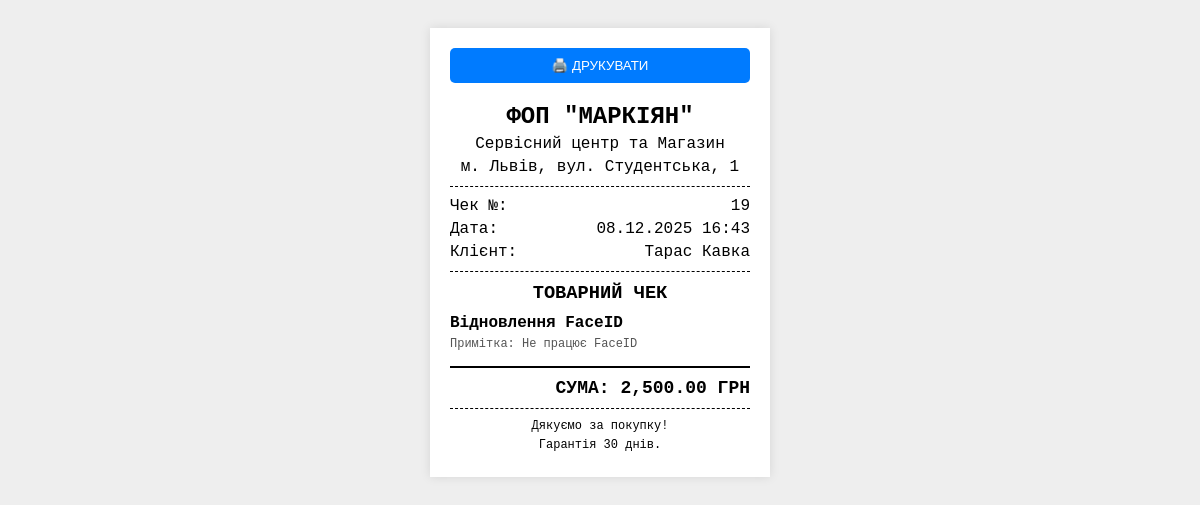
The page /invoice.php?id=19 on the database its author committed.
### tables this page shows
CREATE TABLE `orders` (
  `id` int(11) NOT NULL,
  `client_id` int(11) DEFAULT NULL,
  `contact_name` varchar(255) DEFAULT NULL,
  `contact_phone` varchar(50) DEFAULT NULL,
  `contact_email` varchar(255) DEFAULT NULL,
  `employee_id` int(11) DEFAULT NULL,
  `item_id` int(11) DEFAULT NULL,
  `device_model` varchar(100) DEFAULT NULL COMMENT 'Наприклад: iPhone 11, Samsung S21',
  `problem_description` text DEFAULT NULL COMMENT 'Опис проблеми зі слів клієнта',
  `status` enum('new','in_progress','done','issued','cancelled') DEFAULT 'new' COMMENT 'Статус замовлення',
  `created_at` datetime DEFAULT current_timestamp() COMMENT 'Дата прийому',
  `completed_at` datetime DEFAULT NULL COMMENT 'Дата виконання',
  `final_price` decimal(10,2) NOT NULL COMMENT 'Фактична ціна угоди',
  `image` varchar(255) DEFAULT NULL
);

CREATE TABLE `clients` (
  `id` int(11) NOT NULL,
  `full_name` varchar(100) NOT NULL COMMENT 'ПІБ клієнта',
  `phone` varchar(20) NOT NULL COMMENT 'Контактний телефон',
  `email` varchar(100) DEFAULT NULL,
  `address` varchar(255) DEFAULT NULL COMMENT 'Адреса проживання',
  `registration_date` datetime DEFAULT current_timestamp()
);

CREATE TABLE `products_services` (
  `id` int(11) NOT NULL,
  `name` varchar(150) NOT NULL COMMENT 'Назва послуги або запчастини',
  `type` enum('service','product') NOT NULL DEFAULT 'service' COMMENT 'Тип: послуга чи товар',
  `price` decimal(10,2) NOT NULL COMMENT 'Ціна за прайсом',
  `warranty_days` int(11) DEFAULT 0 COMMENT 'Гарантія у днях (0 якщо немає)',
  `description` text DEFAULT NULL COMMENT 'Опис характеристик',
  `is_sold` int(11) DEFAULT 0,
  `image` varchar(255) DEFAULT NULL
);

### invoice.php (the view, shortened to what this page needs)
<?php
require 'db.php';
$id = $_GET['id'];
$sql = "SELECT o.*,
               c.full_name AS client_name,
               c.phone AS client_phone,
               e.full_name AS emp_name,
               ps.name AS service_name
        FROM orders o
        LEFT JOIN clients c ON o.client_id = c.id
        LEFT JOIN employees e ON o.employee_id = e.id
        LEFT JOIN products_services ps ON o.item_id = ps.id
        WHERE o.id = ?";
$stmt = $pdo->prepare($sql);
$stmt->execute([$id]);
$order = $stmt->fetch();
if (!empty($order['service_name'])) {
    $item_name = $order['service_name'];
} else {
    $item_name = $order['device_model'];
}
?>
<!DOCTYPE html>
<html lang="uk">
<head>
</head>
<body>
    <div class="invoice-box">
        <button onclick="window.print()" class="btn-print no-print">🖨️ ДРУКУВАТИ</button>
        <h2>ФОП "МАРКІЯН"</h2>
        <p>Сервісний центр та Магазин</p>
        <p>м. Львів, вул. Студентська, 1</p>
        <div class="line"></div>
        <div class="left-right">
            <span>Чек №:</span>
            <span><?= $order['id'] ?></span>
        </div>
        <div class="left-right">
            <span>Дата:</span>
            <span><?= date('d.m.Y H:i', strtotime($order['created_at'])) ?></span>
        </div>
        <div class="left-right">
            <span>Клієнт:</span>
            <span><?= htmlspecialchars($order['client_name']) ?></span>
        </div>
        <div class="line"></div>
        <h3>ТОВАРНИЙ ЧЕК</h3>
        <p style="text-align: left; font-weight: bold; margin-top: 10px;">
            <?= htmlspecialchars($item_name) ?>
        </p>
        <?php if($order['problem_description']): ?>
            <p style="text-align: left; font-size: 12px; color: #555;">
                Примітка: <?= htmlspecialchars($order['problem_description']) ?>
            </p>
        <?php endif; ?>
        <div class="total">
            СУМА: <?= number_format($order['final_price'], 2) ?> ГРН
        </div>
        <div class="line"></div>
        <p style="font-size: 12px;">Дякуємо за покупку!</p>
        <p style="font-size: 12px;">Гарантія 30 днів.</p>
    </div>
</body>
</html>

### invoice.php (style rules this page uses)
body { font-family: 'Courier New', monospace; background: #eee; padding: 20px; display: flex; justify-content: center; }
.invoice-box { background: white; width: 300px; padding: 20px; box-shadow: 0 0 10px rgba(0,0,0,0.1); }
h2, h3, p { margin: 5px 0; text-align: center; }
.line { border-bottom: 1px dashed #000; margin: 10px 0; }
.left-right { display: flex; justify-content: space-between; margin-bottom: 5px; }
.total { font-size: 18px; font-weight: bold; margin-top: 15px; border-top: 2px solid #000; padding-top: 10px; text-align: right; }
.btn-print { display: block; width: 100%; padding: 10px; background: #007bff; color: white; text-align: center; cursor: pointer; margin-bottom: 20px; border: none; font-family: sans-serif; border-radius: 5px; }

### rows shown on the page
orders: id "19", created_at "08.12.2025 16:43", client.full_name "Тарас Кавка", item.name "Відновлення FaceID", problem_description "Не працює FaceID", final_price "2,500.00"
